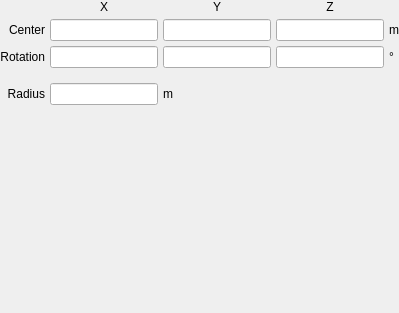
             <widget class="QWidget" name="mobius">
              <property name="font">
               <font>
                <weight>50</weight>
                <bold>false</bold>
               </font>
              </property>
              <layout class="QGridLayout" name="gridLayout_42">
               <property name="leftMargin">
                <number>0</number>
               </property>
               <property name="topMargin">
                <number>0</number>
               </property>
               <property name="rightMargin">
                <number>0</number>
               </property>
               <property name="bottomMargin">
                <number>0</number>
               </property>
               <property name="spacing">
                <number>5</number>
               </property>
               <item row="4" column="0">
                <widget class="QLabel" name="label_96">
                 <property name="font">
                  <font>
                   <weight>50</weight>
                   <bold>false</bold>
                  </font>
                 </property>
                 <property name="text">
                  <string>Radius</string>
                 </property>
                 <property name="alignment">
                  <set>Qt::AlignRight|Qt::AlignTrailing|Qt::AlignVCenter</set>
                 </property>
                </widget>
               </item>
               <item row="2" column="2">
                <widget class="LineEdit" name="lineedit_mobius_rotationx">
                 <property name="font">
                  <font>
                   <weight>50</weight>
                   <bold>false</bold>
                  </font>
                 </property>
                </widget>
               </item>
               <item row="5" column="2">
                <spacer name="verticalSpacer_35">
                 <property name="orientation">
                  <enum>Qt::Vertical</enum>
                 </property>
                 <property name="sizeHint" stdset="0">
                  <size>
                   <width>20</width>
                   <height>208</height>
                  </size>
                 </property>
                </spacer>
               </item>
               <item row="2" column="4">
                <widget class="LineEdit" name="lineedit_mobius_rotationz">
                 <property name="font">
                  <font>
                   <weight>50</weight>
                   <bold>false</bold>
                  </font>
                 </property>
                </widget>
               </item>
               <item row="2" column="0">
                <widget class="QLabel" name="label_95">
                 <property name="font">
                  <font>
                   <weight>50</weight>
                   <bold>false</bold>
                  </font>
                 </property>
                 <property name="text">
                  <string>Rotation</string>
                 </property>
                 <property name="alignment">
                  <set>Qt::AlignRight|Qt::AlignTrailing|Qt::AlignVCenter</set>
                 </property>
                </widget>
               </item>
               <item row="1" column="2">
                <widget class="LineEdit" name="lineedit_mobius_translationx">
                 <property name="font">
                  <font>
                   <weight>50</weight>
                   <bold>false</bold>
                  </font>
                 </property>
                </widget>
               </item>
               <item row="1" column="0">
                <widget class="QLabel" name="label_94">
                 <property name="font">
                  <font>
                   <weight>50</weight>
                   <bold>false</bold>
                  </font>
                 </property>
                 <property name="text">
                  <string>Center</string>
                 </property>
                 <property name="alignment">
                  <set>Qt::AlignRight|Qt::AlignTrailing|Qt::AlignVCenter</set>
                 </property>
                </widget>
               </item>
               <item row="1" column="3">
                <widget class="LineEdit" name="lineedit_mobius_translationy">
                 <property name="font">
                  <font>
                   <weight>50</weight>
                   <bold>false</bold>
                  </font>
                 </property>
                </widget>
               </item>
               <item row="1" column="4">
                <widget class="LineEdit" name="lineedit_mobius_translationz">
                 <property name="font">
                  <font>
                   <weight>50</weight>
                   <bold>false</bold>
                  </font>
                 </property>
                </widget>
               </item>
               <item row="2" column="3">
                <widget class="LineEdit" name="lineedit_mobius_rotationy">
                 <property name="font">
                  <font>
                   <weight>50</weight>
                   <bold>false</bold>
                  </font>
                 </property>
                </widget>
               </item>
               <item row="1" column="5">
                <widget class="QLabel" name="label_280">
                 <property name="font">
                  <font>
                   <weight>50</weight>
                   <bold>false</bold>
                  </font>
                 </property>
                 <property name="text">
                  <string>m</string>
                 </property>
                </widget>
               </item>
               <item row="4" column="2">
                <widget class="LineEdit" name="lineedit_mobius_radius">
                 <property name="font">
                  <font>
                   <weight>50</weight>
                   <bold>false</bold>
                  </font>
                 </property>
                </widget>
               </item>
               <item row="0" column="2">
                <widget class="QLabel" name="label_276">
                 <property name="font">
                  <font>
                   <weight>50</weight>
                   <bold>false</bold>
                  </font>
                 </property>
                 <property name="text">
                  <string>X</string>
                 </property>
                 <property name="alignment">
                  <set>Qt::AlignCenter</set>
                 </property>
                </widget>
               </item>
               <item row="0" column="3">
                <widget class="QLabel" name="label_277">
                 <property name="font">
                  <font>
                   <weight>50</weight>
                   <bold>false</bold>
                  </font>
                 </property>
                 <property name="text">
                  <string>Y</string>
                 </property>
                 <property name="alignment">
                  <set>Qt::AlignCenter</set>
                 </property>
                </widget>
               </item>
               <item row="0" column="4">
                <widget class="QLabel" name="label_278">
                 <property name="font">
                  <font>
                   <weight>50</weight>
                   <bold>false</bold>
                  </font>
                 </property>
                 <property name="text">
                  <string>Z</string>
                 </property>
                 <property name="alignment">
                  <set>Qt::AlignCenter</set>
                 </property>
                </widget>
               </item>
               <item row="4" column="3">
                <widget class="QLabel" name="label_279">
                 <property name="font">
                  <font>
                   <weight>50</weight>
                   <bold>false</bold>
                  </font>
                 </property>
                 <property name="text">
                  <string>m</string>
                 </property>
                </widget>
               </item>
               <item row="2" column="5">
                <widget class="QLabel" name="label_281">
                 <property name="font">
                  <font>
                   <weight>50</weight>
                   <bold>false</bold>
                  </font>
                 </property>
                 <property name="text">
                  <string>°</string>
                 </property>
                </widget>
               </item>
               <item row="3" column="2">
                <spacer name="verticalSpacer_52">
                 <property name="orientation">
                  <enum>Qt::Vertical</enum>
                 </property>
                 <property name="sizeType">
                  <enum>QSizePolicy::Maximum</enum>
                 </property>
                 <property name="sizeHint" stdset="0">
                  <size>
                   <width>20</width>
                   <height>10</height>
                  </size>
                 </property>
                </spacer>
               </item>
              </layout>
             </widget>
